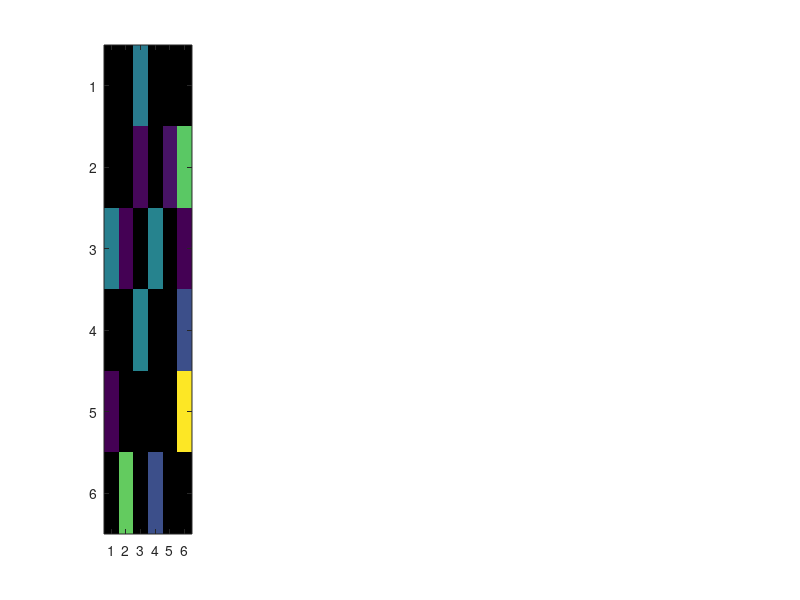

Here is the MATLAB script that generated this plot: (Note: this script raises an error after producing the figure.)
%==========================================================================
% Generate Supplementary Figure 1: Significant predictive connectivity across regions
%
% This script:
%   - Loads data for M1–M5 and extracts PC1 (or mean) for each of 6 regions
%   - Computes predictive strength (R²) using a power-law KDE model
%   - Performs circular permutation test to get null distribution of R²
%   - Applies Bonferroni correction to obtain significant links
%   - Plots R² matrices for each mouse (only significant values)
%
%==========================================================================

clear; clc; close all; rng(0);

%% === Parameters ===
N = 1;                        % Lag (in timepoints)
nSurrogates = 1000;           % Permutation samples per pair
alpha_FDR = 0.01;             % FDR threshold
use_pc1 = true;               % Use PC1 instead of region average
nMice = 5; nRegions = 6;

% Uncomment below to recompute (already saved in Fig6results.mat)
% % Initialize storage
% R2full     = nan(nMice, nRegions, nRegions);
% pvals      = nan(nMice, nRegions, nRegions);
% alpha_mat  = nan(nMice, nRegions, nRegions);
% beta_mat   = nan(nMice, nRegions, nRegions);
%
% for ii = 1:nMice
%     fprintf('Processing Mouse %d...\n', ii);
%     clear movie map
%     load(['~/Dropbox/Two_Photon/M' num2str(ii) '.mat']);
%     movie = reshape(movie, size(movie,1)*size(movie,2), size(movie,3));
%     map   = reshape(map,   size(map,1)*size(map,2), 1);
%
%     for jj = 1:nRegions
%         First_idx = find(map == jj);
%         if isempty(First_idx), continue; end
%         First_mat = movie(First_idx, :);
%         First = extract_region_signal(First_mat, use_pc1);
%         First = First(N:end);
%
%         for kk = 1:nRegions
%             if jj == kk, continue; end
%             Second_idx = find(map == kk);
%             if isempty(Second_idx), continue; end
%             Second_mat = movie(Second_idx, :);
%             Second = extract_region_signal(Second_mat, use_pc1);
%             Second = Second(1:end-N+1);
%             if numel(First) < 10 || numel(Second) < 10, continue; end
%
%             [R2, ~, alpha, beta] = plaw_kde(First(:), Second(:));
%             if R2 < 0
%                 R2full(ii,jj,kk) = NaN;
%                 continue;
%             end
%             R2full(ii,jj,kk)     = R2;
%             alpha_mat(ii,jj,kk)  = alpha;
%             beta_mat(ii,jj,kk)   = beta;
%
%             surrogate_R2s = nan(nSurrogates, 1);
%             for s = 1:nSurrogates
%                 shift = randi(numel(First));
%                 First_shifted = circshift(First, shift);
%                 surrogate_R2s(s) = plaw_kde(First_shifted(:), Second(:));
%             end
%             pvals(ii,jj,kk) = mean(surrogate_R2s >= R2);
%         end
%     end
% end
% save('Fig6results.mat','R2full','pvals','alpha_mat','beta_mat');

load('Fig6results.mat','R2full','pvals','alpha_mat','beta_mat');
%% === Bonferroni Correction (off-diagonal only) ===

alpha_bonf = 0.01;  % overall alpha level

% Create mask for diagonal entries (self-connections)
diag_mask = false(size(pvals));
for m = 1:nMice
    diag_mask(m,:,:) = eye(nRegions);
end

% Flatten p-values (exclude diagonal and NaNs)
p_flat = pvals(:);
valid_idx = find(~diag_mask(:) & ~isnan(p_flat));
n_tests = numel(valid_idx);

% Apply Bonferroni correction: threshold = alpha / number of tests
alpha_corrected = alpha_bonf / n_tests;
sig_mask_bonf = false(size(pvals));
sig_mask_bonf(valid_idx) = p_flat(valid_idx) < alpha_corrected;

% Mask R² values
R2masked_bonf = R2full;
R2masked_bonf(~sig_mask_bonf) = NaN;

%% === Plot Bonferroni-Significant R² Matrices for Each Mouse ===
figure('Color','w');
set(gcf,'Position',[1, 378, 1024, 159]);
for ii = 1:nMice
    subplot(1, nMice, ii);
    tmp  = squeeze(R2masked_bonf(ii,:,:));
    mask = squeeze(sig_mask_bonf(ii,:,:));

    tmp(eye(nRegions)==1) = NaN;
    mask(eye(nRegions)==1) = false;

    h = imagesc(tmp);
    set(h,'AlphaData',~isnan(tmp));
    axis square;
    colorbar
    colormap(flipud(gray));
    clim([0.1350, 0.9024]);
    title(['Mouse M' num2str(ii)]);

    % Overlay 'X' on non-significant off-diagonals
    for r = 1:nRegions
        for c = 1:nRegions
            if r == c, continue; end
            if ~mask(r,c)
                text(c,r,'X','Color',[0.6 0 0],'FontSize',10, ...
                    'FontWeight','bold','HorizontalAlignment','center');
            end
        end
    end
end
sgtitle('Bonferroni-Corrected Significant Connections (q = 0.01)');

%% === Summary ===
n_sig_bonf = nnz(sig_mask_bonf(~diag_mask & ~isnan(pvals)));
fprintf('Bonferroni correction (α = %.3f, %d tests)\n', alpha_bonf, n_tests);
fprintf('Bonferroni-corrected threshold = %.3e\n', alpha_corrected);
fprintf('Number of surviving pairs: %d\n', n_sig_bonf);


%% === Subfunctions ===
function sig = extract_region_signal(region_mat, use_pc1)
if use_pc1
    sig = pca_first_component(region_mat);
else
    sig = mean(region_mat, 1)';
end
end

function pc1 = pca_first_component(data_mat)
data_mat = detrend(data_mat')';
[~, score, ~] = pca(data_mat');
pc1 = score(:,1);
end
